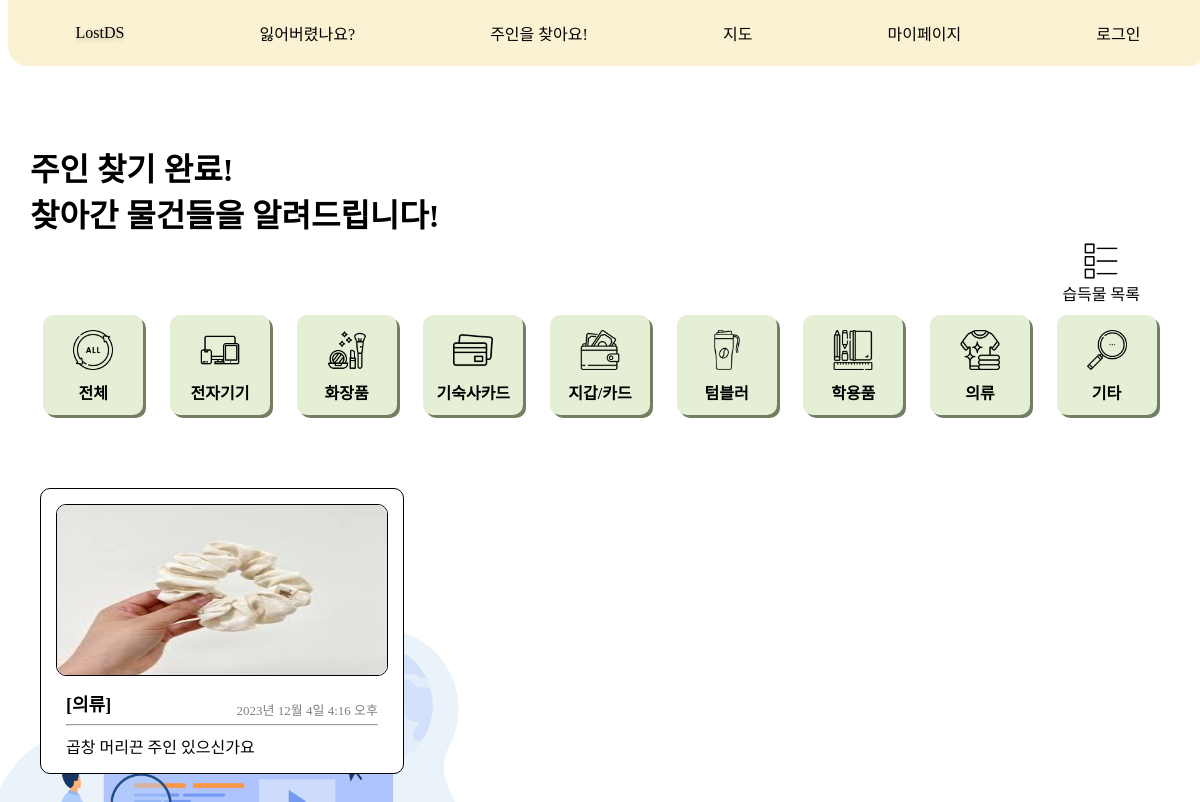
Page /message/complete_post/ on the committed database.
### message/models.py (models this page shows, shortened)
class Category(models.Model):
    name = models.CharField(max_length=10, unique=True)
    slug = models.SlugField(max_length=100, unique=True, allow_unicode=True)
    head_image = models.ImageField(upload_to='message/images/category/', blank=True)
    def __str__(self):
        return self.name
    def get_absolute_url_complete(self):
        return f'/message/complete/category/{self.slug}/'
    class Meta:
        verbose_name_plural = 'Categories'

class CompleteItem(models.Model):
    title = models.CharField(max_length=30)
    author = models.ForeignKey(settings.AUTH_USER_MODEL, null=True, on_delete=models.SET_NULL)
    place = models.CharField(max_length=15, null=True)
    created_at = models.DateTimeField()
    category = models.ForeignKey(Category, null=True, on_delete=models.SET_NULL)
    head_image = models.ImageField(upload_to='message/images/complete/%Y/%m/%d/', blank=True)
    content = models.TextField()
    def __str__(self):
        return f'{self.title}'
    def get_absolute_url(self):
        return f'/message/complete_post/{self.pk}/'

### message/views.py (the view)
# urls.py: path('complete_post/', views.completeList.as_view()),
class completeList(ListView):
    model = CompleteItem
    ordering = '-pk'
    paginate_by = 9
    template_name = 'message/completeItem_list.html'
    def get_context_data(self, **kwargs):
        context = super(completeList, self).get_context_data()
        context['categories'] = Category.objects.all()
        return context

### message/templates/message/completeItem_list.html (shortened to what this page needs)
{% extends 'message/base_html/base_list.html' %}
{% load static %}
{% block content %}
<div class="main-title main-title-font">
    주인 찾기 완료!<br/>찾아간 물건들을 알려드립니다!
</div>
<div class="post-button">
    <a class="detail-link-new-post" href="/message/find/">
        <div class="post-list-move-button">
            <img src="/static/message/image/list.png" width="40" height="40">
            습득물 목록
        </div>
    </a>
</div>
<div class="category-container">
    <div class="category-content">
        <a class="detail-link" href="/message/complete_post/">
            <div class="icon-text-wrapper">
                <img src="/static/message/image/all.png" width="40" height="40">
                <div class="category-font">전체</div>
            </div>
        </a>
    </div>
    {% for category in categories %}
    <div class="category-content">
        <a class="detail-link" href="{{ category.get_absolute_url_complete }}">
            <div class="icon-text-wrapper">
                <img src="{{ category.head_image.url }}" width="40" height="40">
                <div class="category-font">{{ category }}</div>
            </div>
        </a>
    </div>
    {% endfor %}
</div>
<br/>
{% endblock %}

### message/templates/message/base_html/base_list.html (shortened to what this page needs)
<!DOCTYPE html>
{% load static %}
<html lang="ko">
<head>
    <link rel="stylesheet" href="{% static 'message/css/base_list.css' %}" media="screen"/>
</head>
<body>
<div style="display: flex; flex-direction: column;">
    <navigation class="nav">
        <a href='/' class='main'>LostDS</a>
        <a href="/message/ask/" class='item'>잃어버렸나요?</a>
        <a href="/message/find/" class='item'>주인을 찾아요!</a>
        <a href='https://map.naver.com/p/search/%EB%8D%95%EC%84%B1%EC%97%AC%EC%9E%90%EB%8C%80%ED%95%99%EA%B5%90?c=15.00,0,0,0,dh'
           class='item'>지도</a>
        <a href="{% url 'mypage' %}" class='item'>마이페이지</a>
        {% if user.is_authenticated %}
        <a href="/login/logout/" class='item'>로그아웃</a>
        {% else %}
        <a href="{% url 'user:login' %}" class='item'>로그인</a>
        {% endif %}
    </navigation>
    <div class="container">
        {% block content %}
        {% endblock %}
        <div class="post-container">
            {% for item in object_list %}
            <a class="detail-link" href="{{ item.get_absolute_url }}">
                <div class="post-content">
                    {% if item.head_image %}
                    <img class="post-image" src="{{ item.head_image.url }}" width="330px" height="170px"
                         alt="{{ item }} head image">
                    {% else %}
                    <img class="post-image" src="https://picsum.photos/seed/{{ item.id }}/330/170"
                         alt="random_image">
                    {% endif %}
                    <div class="post-text-box">
                        <div class="post-category-font">
                            [{{ item.category }}]
                            <span class="post-created_at-font">
                                    {{ item.created_at }}
                                </span>
                        </div>
                        <hr/>
                        <div class="post-title-font">
                            {{ item.title | truncatechars:20 }}
                        </div>
                    </div>
                </div>
            </a>
            {% endfor %}
        </div>
    </div>
</div>
</body>
</html>

### message/static/message/css/base_list.css (style rules this page uses)
body { font-family: 'EASTARJET-Medium'; background-image: url(/static/message/image/list.jpg); background-position: left -50px bottom -40px; background-size: 560px 400px; background-attachment: fixed; background-repeat: no-repeat; caret-color: transparent; }
.container { width: 1140px; display: grid; margin: 136px auto 70px auto; }
.detail-link, .detail-link:link, .detail-link:visited, .detail-link:hover, .detail-link:active, .detail-link-new-post { color: black; text-decoration-line: none; }
.main { font-family: 'PuradakGentleGothicR'; font-size: 30; filter: drop-shadow(0px 2px 2px rgba(0, 0, 0, 0.221)); }
.nav { position: fixed; top: 0; width: 100%; height: 66px; border-radius: 0px 0px 20px 20px; display: flex; justify-content: space-around; align-items: center; background-color: #FAF2D2; }
.main, .item { text-decoration: none; color: #000000; transition: .2s; }
.category-container { display: flex; justify-content: center; }
.category-content { width: 80px; height: 80px; padding: 10px; margin: 5px auto; border-radius: 10px; background: #E5EFD5; box-shadow: 3px 3px #737F61; }
.icon-text-wrapper { display: flex; margin-top: 5px; flex-direction: column; align-items: center; }
.post-container { display: grid; grid-template-columns: repeat(3, 1fr); margin: 20px auto; }
.post-content { background: white; max-width: 100%; padding: 15px; margin: 10px; margin-bottom: 50px; border: 1px solid black; border-radius: 10px; }
.post-image { border: 1px solid black; border-radius: 10px; }
.post-text-box { background: #FFFFFF; padding: 10px 10px 0px 10px; border-radius: 0 0 10px 10px; }
.main-title-font { font-size: xx-large; font-weight: 900; }
.category-font { margin-top: 10px; font-size: lg; font-weight: 700; }
.post-title-font { font-size: medium; font-weight: 500; }
.post-category-font { font-size: large; font-weight: 700; }
.post-created_at-font { color: gray; float: inline-end; font-size: small; font-weight: 300; margin-top: 10px; }
.post-button { display: flex; justify-content: flex-end; }
.post-list-move-button, .post-create-button { display: flex; flex-direction: column; align-items: center; margin: 5px 30px 5px 0px; }

### rows in the picture
Category: head_image (picture), name "전자기기"
Category: head_image (picture), name "화장품"
Category: head_image (picture), name "기숙사카드"
Category: head_image (picture), name "지갑/카드"
Category: head_image (picture), name "텀블러"
Category: head_image (picture), name "학용품"
Category: head_image (picture), name "의류"
Category: head_image (picture), name "기타"
CompleteItem: head_image (picture), category "의류", created_at "2023년 12월 4일 4:16 오후", title "곱창 머리끈 주인 있으신가요"
